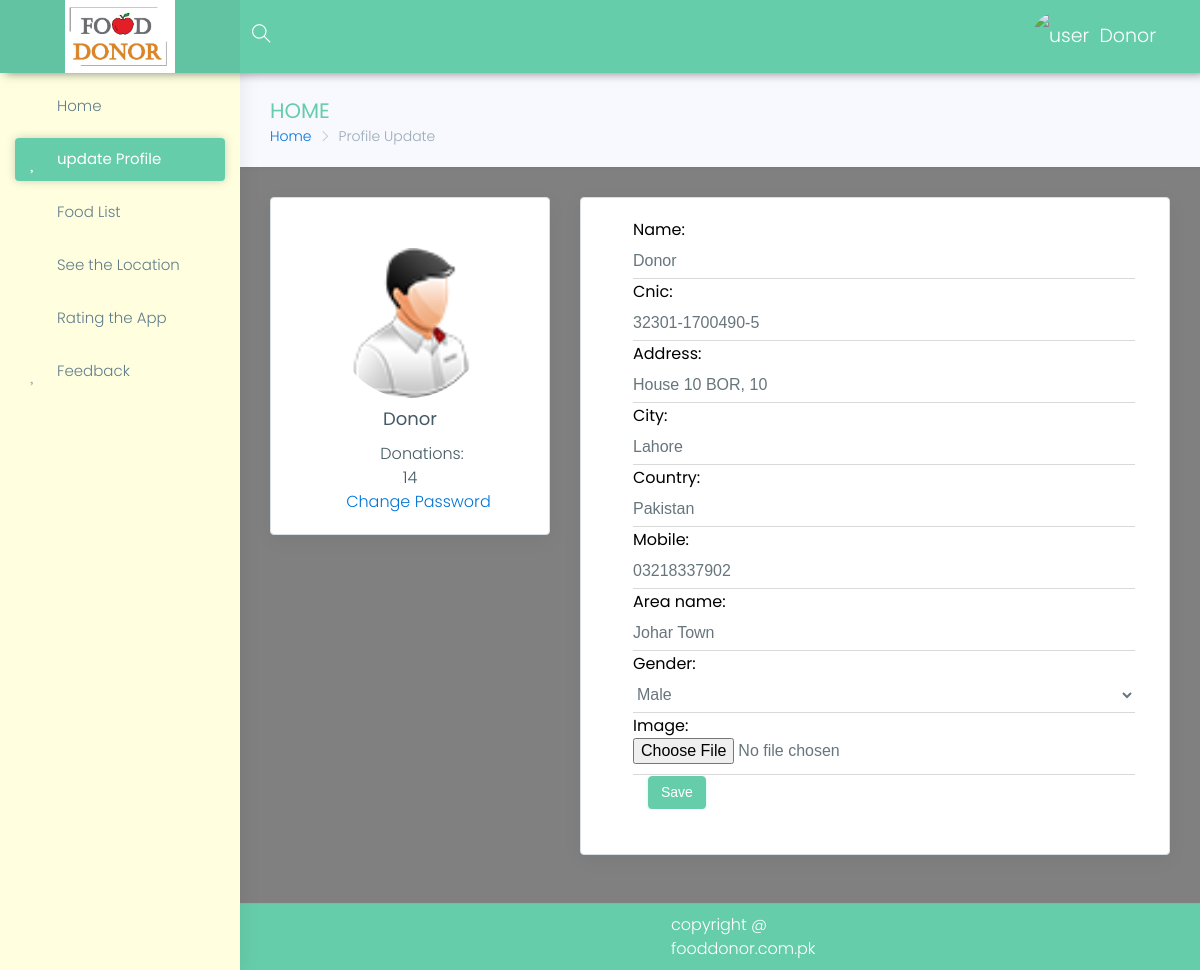
The page /donor/profile (signed in) on the database its author committed.
### donor/models.py (models this page shows, shortened)
class Donor(models.Model):
    user = models.OneToOneField(User, on_delete=models.CASCADE, primary_key=True)
    name = models.CharField(max_length=100, blank=False, null=False)
    role = models.CharField(default='Donor',blank=False,max_length=10)
    address = models.CharField(max_length=100, blank=False, null=False)
    mobile = models.CharField(max_length=15, blank=False)
    area_name=models.CharField(help_text='Johar Town, Faisal Town',max_length=30)
    image=models.ImageField(blank=True)
    gender=models.CharField(max_length=6,blank=True,null=True,choices=gender)
    city=models.CharField(max_length=20,blank=True,null=True)
    country=models.CharField(max_length=20,blank=True,null=True)
    is_approved=models.BooleanField(default=False)
    map_latitude=models.FloatField(blank=True,null=True)
    map_logitude=models.FloatField(blank=True,null=True)
    cnic=models.CharField(max_length=15,blank=True,null=True)
    code = models.IntegerField(default=0, null=True, blank=True)

### donor/views.py (the view, shortened to what this page needs)
@login_required
def profile(request):
    donor = Donor.objects.get(user=request.user)
    donations = Food.objects.filter(donor=donor).__len__()
    msg = ""
    form = ProfileForm(instance=donor)
    return render(request, 'donor/profile.html', {'form': form, 'msg': msg, 'donations': donations, 'user1': donor})

### donor/forms.py
class ProfileForm(ModelForm):
    class Meta:
        model = Donor
        fields = (
            "name",
            "cnic",
            "address",
            'city',
            'country',
            "mobile",
            "area_name",
            'gender',
            'image'
        )

### templates/donor/profile.html (shortened to what this page needs)
{% extends 'panel-base.html' %}
{% load static %}
{% block sidebar %}
            {% include 'donor/sidebar.html' %}
        {% endblock %}
{% block bradcrump %}
    <div class="row page-titles">
                    <div class="col-md-5 col-8 align-self-center">
                        <h3 class="text-themecolor">HOME</h3>
                        <ol class="breadcrumb">
                            <li class="breadcrumb-item"><a href="{% url 'donor-index' %}">Home</a></li>
                            <li class="breadcrumb-item active">Profile Update</li>
                        </ol>
                    </div>
                </div>
{% endblock %}
{% block main %}
 <div class="row">
                    <div class="col-lg-4 col-xlg-3 col-md-5">
                        <div class="card">
                            <div class="card-block">
                                <center class="m-t-30">
                                {% if not user1.image %}
                                    <img src="{% static 'images/Student-64.png' %}" class="img-circle" width="150" />
                                {% endif %}
                                    <h4 class="card-title m-t-10">{{ user1.name }}</h4>
                                    <div class="row text-center justify-content-md-center">
                                        <div class="col-4"><a href="javascript:void(0)" class="link">Donations: {{ donations }}</a>
                                          </div>
                                    </div>
                                </center>
                            <center>
                            <a href="{% url 'change_password' %}"><i class="mdi mdi-key"></i> Change Password</a>
                            </center>
                            </div>
                        </div>
                    </div>
                    <div class="col-lg-8 col-xlg-9 col-md-7">
                        <div class="card" style=" background-color: white;">
                            <div class="card-block" style="margin-left: 32px;
                              padding-right: 34px; color: black;">
                                <form method="post" enctype="multipart/form-data" class="form-horizontal form-material">
                                   {% include 'form.html' %}
                                    <div class="form-group">
                                        <div class="col-sm-12">
                                            <button class="btn btn-success">Save</button>
                                        </div>
                                    </div>
                                </form>
                            </div>
                        </div>
                    </div>
                </div>
{% endblock %}

### templates/panel-base.html (shortened to what this page needs)
{% load static %}
<!DOCTYPE html>
<html lang="en">
<head>
    <link href="{% static 'Panel/assets/plugins/bootstrap/css/bootstrap.min.css' %}" rel="stylesheet">
    <link href="{% static 'Panel/assets/plugins/chartist-js/dist/chartist.min.css' %}" rel="stylesheet">
    <link href="{% static 'Panel/assets/plugins/chartist-js/dist/chartist-init.css' %}" rel="stylesheet">
    <link href="{% static 'Panel/assets/plugins/chartist-plugin-tooltip-master/dist/chartist-plugin-tooltip.css' %}" rel="stylesheet">
    <link href="{% static 'Panel/assets/plugins/c3-master/c3.min.css' %}" rel="stylesheet">
    <link href="{% static 'Panel/lite/css/style.css' %}" rel="stylesheet">
    <link href="{% static 'Panel/lite/css/colors/blue.css' %}" id="theme" rel="stylesheet">
    <link rel="stylesheet" type="text/css" href="https://cdn.datatables.net/v/bs4/jq-3.3.1/dt-1.10.18/datatables.min.css"/>
</head>
<body class="fix-header fix-sidebar card-no-border">
    <div id="main-wrapper">
        <header class="topbar">
            <nav class="navbar top-navbar navbar-toggleable-sm navbar-light">
                <div class="navbar-header">
                    <a class="navbar-brand" href="{% url 'donor-index' %}">
                        <b>
                            <img src="{% static "images/Capture.PNG" %}" style="width: 110px" alt="homepage" class="light-logo" />
                        </b>
                    </a>
                </div>
                <div class="navbar-collapse">
                    <ul class="navbar-nav mr-auto mt-md-0">
                        <li class="nav-item hidden-sm-down search-box"> <a class="nav-link hidden-sm-down text-muted waves-effect waves-dark" href="javascript:void(0)"><i class="ti-search"></i></a>
                        </li>
                    </ul>
                    <ul class="navbar-nav my-lg-0">
                        <li class="nav-item dropdown">
                            <a href="" class="link" data-toggle="tooltip" title="Email"><i class="mdi mdi-gmail" style="
                                     margin-right: 46px;"></i></a>
                            <a class="nav-link dropdown-toggle text-muted waves-effect waves-dark" href="" data-toggle="dropdown" aria-haspopup="true" aria-expanded="false"><img src="{{ request.session.pic }}" alt="user" class="profile-pic m-r-10" />{{ user.first_name }}</a>
                        <a href="/home/logout" class="link" data-toggle="tooltip" title="Logout"><i class="mdi mdi-power"></i></a>
                        </li>
                    </ul>
                </div>
            </nav>
        </header>
        {% block sidebar %}
        {% endblock %}
        <div class="page-wrapper">
            <div class="container-fluid" style="padding-top: 0px;">
                {% block bradcrump %}{% endblock %}
                {% block main %}{% endblock %}
            </div>
            <footer class="footer"> copyright @ fooddonor.com.pk </footer>
        </div>
    </div>
</body>
</html>

### templates/form.html (shortened to what this page needs)
{% for field in form %}
        {{ field.label_tag }}
        {{ field }}
{% endfor %}

### home/static/Panel/lite/css/colors/blue.css (style rules this page uses)
.topbar { background: #66CDAA; }
.topbar .navbar-header { background: rgba(0, 0, 0, 0.05); }
.topbar .top-navbar .navbar-header .navbar-brand .light-logo { display: inline-block; color: rgba(255, 255, 255, 0.8); }
.topbar .navbar-light .navbar-nav .nav-item > a.nav-link { color: #ffffff !important; }
.text-themecolor { color: #66CDAA !important; }

### templates/panel-base.html (style rules this page uses)
.footer { padding: 9px 431px !important; }

### rows shown on the page
Donor: name "Donor", form "Donor" "32301-1700490-5" "House 10 BOR, 10" "Lahore" "Pakistan" "03218337902" "Johar Town" "Male"

### other values the page prints
{{ user.first_name }} "Donor"
{{ donations }} "14"
{{ field.label_tag }} "Name:" "Cnic:" "Address:" "City:" "Country:" "Mobile:" "Area name:" "Gender:" "Image:"
